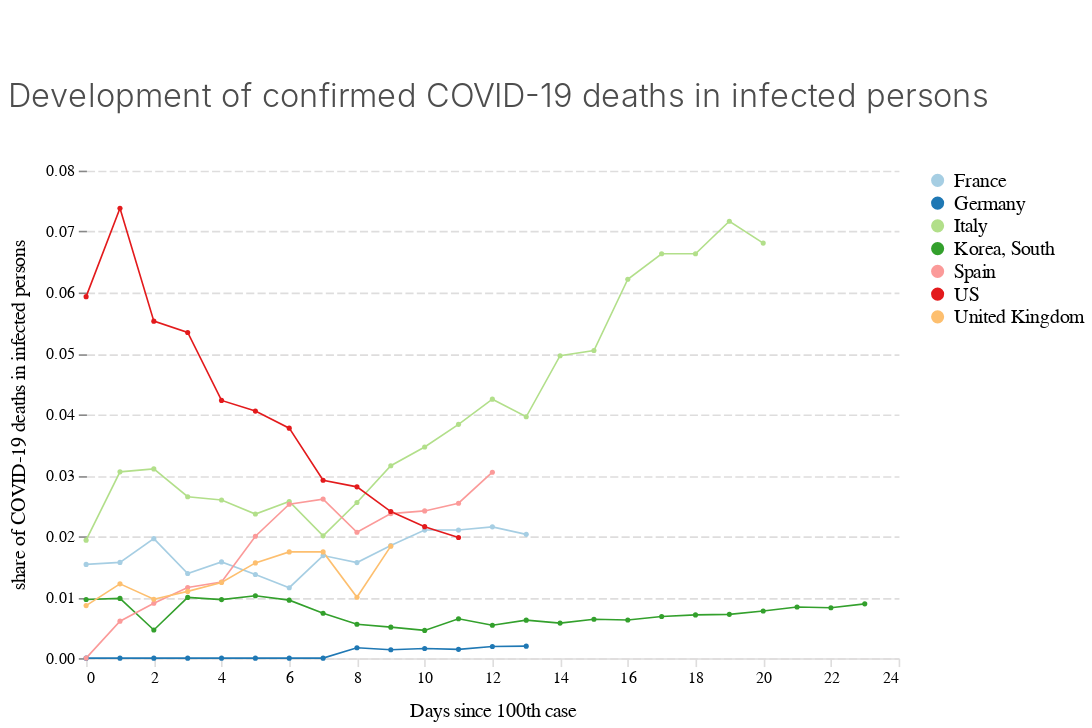

The code cell stored with this chart in its notebook:
### Code cell
alt.Chart(
    both_sel, 
    height=300,
    title='Development of confirmed COVID-19 deaths in infected persons'
).mark_line(
    point=alt.OverlayMarkDef(shape='circle', size=10)
).encode(
    alt.X('days_since100:Q', title='Days since 100th case'),
    alt.Y(
        'death_rate:Q',
        title='share of COVID-19 deaths in infected persons'
    ),
    color='country:N')

### Figure 1 — Vega-Lite specification as saved in the notebook (floating-point values rounded to 4 significant figures)
{"$schema": "https://vega.github.io/schema/vega-lite/v3.4.0.json", "config": {"area": {"fill": "#1696d2"}, "axisX": {"domain": true, "domainColor": "#DEDDDD", "domainDashOffset": 10, "domainWidth": 1, "grid": false, "labelAngle": 0, "labelFont": "Avenir", "labelFontSize": 10, "tickColor": "#DEDDDD", "titleFont": "Avenir", "titleFontSize": 12, "titleFontWeight": 400, "titlePadding": 10}, "axisY": {"domain": false, "domainDashOffset": 10, "grid": true, "gridColor": "#DEDDDD", "gridDash": [5, 2], "gridWidth": 1, "labelAngle": 0, "labelFont": "Avenir", "labelFontSize": 10, "titleFont": "Avenir", "titleFontSize": 12, "titleFontWeight": 400, "titlePadding": 10}, "bar": {"fill": "#1696d2", "strokeWidth": 0}, "guide-title": {"color": "Monospace", "font": "Avenir", "fontSize": 15}, "header": {"titleFontSize": 12, "titleFontWeight": 400}, "legend": {"labelFont": "Avenir", "labelFontSize": 12, "symbolSize": 50, "symbolType": "circle", "title": "", "titleFont": "Avenir", "titleFontSize": 12}, "line": {"color": "#1696d2", "stroke": "#1696d2", "strokeWidth": 1}, "path": {"stroke": "#1696d2"}, "point": {"filled": true}, "range": {"category": ["#a6cee3", "#1f78b4", "#b2df8a", "#33a02c", "#fb9a99", "#e31a1c", "#fdbf6f", "#ff7f00"], "diverging": ["#cfe8f3", "#a2d4ec", "#73bfe2", "#46abdb", "#1696d2", "#12719e"]}, "text": {"align": "right", "color": "#1696d2", "font": "Avenir", "fontSize": 12, "fontWeight": 400, "size": 11}, "title": {"anchor": "start", "color": "#4d4d4d", "font": "Avenir", "fontSize": 20, "fontWeight": 300, "lineHeight": 100, "offset": 30}, "trail": {"color": "#1696d2", "stroke": "#1696d2"}, "view": {"strokeWidth": 0}}, "data": {"name": "data-2559c05df9ed557f254322bb6bb3404f"}, "datasets": {"data-2559c05df9ed557f254322bb6bb3404f": [{"confirmed": 130, "country": "France", "date": "2020-03-01T00:00:00", "days_since100": 0, "death_rate": 0.01538, "deaths": 2}, {"confirmed": 191, "country": "France", "date": "2020-03-02T00:00:00", "days_since100": 1, "death_rate": 0.01571, "deaths": 3}, {"confirmed": 204, "country": "France", "date": "2020-03-03T00:00:00", "days_since100": 2, "death_rate": 0.01961, "deaths": 4}, {"confirmed": 288, "country": "France", "date": "2020-03-04T00:00:00", "days_since100": 3, "death_rate": 0.01389, "deaths": 4}, {"confirmed": 380, "country": "France", "date": "2020-03-05T00:00:00", "days_since100": 4, "death_rate": 0.01579, "deaths": 6}, {"confirmed": 656, "country": "France", "date": "2020-03-06T00:00:00", "days_since100": 5, "death_rate": 0.01372, "deaths": 9}, {"confirmed": 952, "country": "France", "date": "2020-03-07T00:00:00", "days_since100": 6, "death_rate": 0.01155, "deaths": 11}, {"confirmed": 1129, "country": "France", "date": "2020-03-08T00:00:00", "days_since100": 7, "death_rate": 0.01683, "deaths": 19}, {"confirmed": 1212, "country": "France", "date": "2020-03-09T00:00:00", "days_since100": 8, "death_rate": 0.01568, "deaths": 19}, {"confirmed": 1787, "country": "France", "date": "2020-03-10T00:00:00", "days_since100": 9, "death_rate": 0.01847, "deaths": 33}, {"confirmed": 2284, "country": "France", "date": "2020-03-11T00:00:00", "days_since100": 10, "death_rate": 0.02102, "deaths": 48}, {"confirmed": 2284, "country": "France", "date": "2020-03-12T00:00:00", "days_since100": 11, "death_rate": 0.02102, "deaths": 48}, {"confirmed": 3667, "country": "France", "date": "2020-03-13T00:00:00", "days_since100": 12, "death_rate": 0.02154, "deaths": 79}, {"confirmed": 4480, "country": "France", "date": "2020-03-14T00:00:00", "days_since100": 13, "death_rate": 0.02031, "deaths": 91}, {"confirmed": 130, "country": "Germany", "date": "2020-03-01T00:00:00", "days_since100": 0, "death_rate": 0, "deaths": 0}, {"confirmed": 159, "country": "Germany", "date": "2020-03-02T00:00:00", "days_since100": 1, "death_rate": 0, "deaths": 0}, {"confirmed": 196, "country": "Germany", "date": "2020-03-03T00:00:00", "days_since100": 2, "death_rate": 0, "deaths": 0}, {"confirmed": 262, "country": "Germany", "date": "2020-03-04T00:00:00", "days_since100": 3, "death_rate": 0, "deaths": 0}, {"confirmed": 482, "country": "Germany", "date": "2020-03-05T00:00:00", "days_since100": 4, "death_rate": 0, "deaths": 0}, {"confirmed": 670, "country": "Germany", "date": "2020-03-06T00:00:00", "days_since100": 5, "death_rate": 0, "deaths": 0}, {"confirmed": 799, "country": "Germany", "date": "2020-03-07T00:00:00", "days_since100": 6, "death_rate": 0, "deaths": 0}, {"confirmed": 1040, "country": "Germany", "date": "2020-03-08T00:00:00", "days_since100": 7, "death_rate": 0, "deaths": 0}, {"confirmed": 1176, "country": "Germany", "date": "2020-03-09T00:00:00", "days_since100": 8, "death_rate": 0.001701, "deaths": 2}, {"confirmed": 1457, "country": "Germany", "date": "2020-03-10T00:00:00", "days_since100": 9, "death_rate": 0.001373, "deaths": 2}, {"confirmed": 1908, "country": "Germany", "date": "2020-03-11T00:00:00", "days_since100": 10, "death_rate": 0.001572, "deaths": 3}, {"confirmed": 2078, "country": "Germany", "date": "2020-03-12T00:00:00", "days_since100": 11, "death_rate": 0.001444, "deaths": 3}, {"confirmed": 3675, "country": "Germany", "date": "2020-03-13T00:00:00", "days_since100": 12, "death_rate": 0.001905, "deaths": 7}, {"confirmed": 4585, "country": "Germany", "date": "2020-03-14T00:00:00", "days_since100": 13, "death_rate": 0.001963, "deaths": 9}, {"confirmed": 155, "country": "Italy", "date": "2020-02-23T00:00:00", "days_since100": 0, "death_rate": 0.01935, "deaths": 3}, {"confirmed": 229, "country": "Italy", "date": "2020-02-24T00:00:00", "days_since100": 1, "death_rate": 0.03057, "deaths": 7}, {"confirmed": 322, "country": "Italy", "date": "2020-02-25T00:00:00", "days_since100": 2, "death_rate": 0.03106, "deaths": 10}, {"confirmed": 453, "country": "Italy", "date": "2020-02-26T00:00:00", "days_since100": 3, "death_rate": 0.02649, "deaths": 12}, {"confirmed": 655, "country": "Italy", "date": "2020-02-27T00:00:00", "days_since100": 4, "death_rate": 0.02595, "deaths": 17}, {"confirmed": 888, "country": "Italy", "date": "2020-02-28T00:00:00", "days_since100": 5, "death_rate": 0.02365, "deaths": 21}, {"confirmed": 1128, "country": "Italy", "date": "2020-02-29T00:00:00", "days_since100": 6, "death_rate": 0.02571, "deaths": 29}, {"confirmed": 1694, "country": "Italy", "date": "2020-03-01T00:00:00", "days_since100": 7, "death_rate": 0.02007, "deaths": 34}, {"confirmed": 2036, "country": "Italy", "date": "2020-03-02T00:00:00", "days_since100": 8, "death_rate": 0.02554, "deaths": 52}, {"confirmed": 2502, "country": "Italy", "date": "2020-03-03T00:00:00", "days_since100": 9, "death_rate": 0.03157, "deaths": 79}, {"confirmed": 3089, "country": "Italy", "date": "2020-03-04T00:00:00", "days_since100": 10, "death_rate": 0.03464, "deaths": 107}, {"confirmed": 3858, "country": "Italy", "date": "2020-03-05T00:00:00", "days_since100": 11, "death_rate": 0.03836, "deaths": 148}, {"confirmed": 4636, "country": "Italy", "date": "2020-03-06T00:00:00", "days_since100": 12, "death_rate": 0.04249, "deaths": 197}, {"confirmed": 5883, "country": "Italy", "date": "2020-03-07T00:00:00", "days_since100": 13, "death_rate": 0.03961, "deaths": 233}, {"confirmed": 7375, "country": "Italy", "date": "2020-03-08T00:00:00", "days_since100": 14, "death_rate": 0.04963, "deaths": 366}, {"confirmed": 9172, "country": "Italy", "date": "2020-03-09T00:00:00", "days_since100": 15, "death_rate": 0.05048, "deaths": 463}, {"confirmed": 10149, "country": "Italy", "date": "2020-03-10T00:00:00", "days_since100": 16, "death_rate": 0.06217, "deaths": 631}, {"confirmed": 12462, "country": "Italy", "date": "2020-03-11T00:00:00", "days_since100": 17, "death_rate": 0.06636, "deaths": 827}, {"confirmed": 12462, "country": "Italy", "date": "2020-03-12T00:00:00", "days_since100": 18, "death_rate": 0.06636, "deaths": 827}, {"confirmed": 17660, "country": "Italy", "date": "2020-03-13T00:00:00", "days_since100": 19, "death_rate": 0.07169, "deaths": 1266}, {"confirmed": 21157, "country": "Italy", "date": "2020-03-14T00:00:00", "days_since100": 20, "death_rate": 0.06811, "deaths": 1441}, {"confirmed": 104, "country": "Korea, South", "date": "2020-02-20T00:00:00", "days_since100": 0, "death_rate": 0.009615, "deaths": 1}, {"confirmed": 204, "country": "Korea, South", "date": "2020-02-21T00:00:00", "days_since100": 1, "death_rate": 0.009804, "deaths": 2}, {"confirmed": 433, "country": "Korea, South", "date": "2020-02-22T00:00:00", "days_since100": 2, "death_rate": 0.004619, "deaths": 2}, {"confirmed": 602, "country": "Korea, South", "date": "2020-02-23T00:00:00", "days_since100": 3, "death_rate": 0.009967, "deaths": 6}, {"confirmed": 833, "country": "Korea, South", "date": "2020-02-24T00:00:00", "days_since100": 4, "death_rate": 0.009604, "deaths": 8}, {"confirmed": 977, "country": "Korea, South", "date": "2020-02-25T00:00:00", "days_since100": 5, "death_rate": 0.01024, "deaths": 10}, {"confirmed": 1261, "country": "Korea, South", "date": "2020-02-26T00:00:00", "days_since100": 6, "death_rate": 0.009516, "deaths": 12}, {"confirmed": 1766, "country": "Korea, South", "date": "2020-02-27T00:00:00", "days_since100": 7, "death_rate": 0.007361, "deaths": 13}, {"confirmed": 2337, "country": "Korea, South", "date": "2020-02-28T00:00:00", "days_since100": 8, "death_rate": 0.005563, "deaths": 13}, {"confirmed": 3150, "country": "Korea, South", "date": "2020-02-29T00:00:00", "days_since100": 9, "death_rate": 0.005079, "deaths": 16}, {"confirmed": 3736, "country": "Korea, South", "date": "2020-03-01T00:00:00", "days_since100": 10, "death_rate": 0.00455, "deaths": 17}, {"confirmed": 4335, "country": "Korea, South", "date": "2020-03-02T00:00:00", "days_since100": 11, "death_rate": 0.006459, "deaths": 28}, {"confirmed": 5186, "country": "Korea, South", "date": "2020-03-03T00:00:00", "days_since100": 12, "death_rate": 0.005399, "deaths": 28}, {"confirmed": 5621, "country": "Korea, South", "date": "2020-03-04T00:00:00", "days_since100": 13, "death_rate": 0.006227, "deaths": 35}, {"confirmed": 6088, "country": "Korea, South", "date": "2020-03-05T00:00:00", "days_since100": 14, "death_rate": 0.005749, "deaths": 35}, {"confirmed": 6593, "country": "Korea, South", "date": "2020-03-06T00:00:00", "days_since100": 15, "death_rate": 0.00637, "deaths": 42}, {"confirmed": 7041, "country": "Korea, South", "date": "2020-03-07T00:00:00", "days_since100": 16, "death_rate": 0.006249, "deaths": 44}, {"confirmed": 7314, "country": "Korea, South", "date": "2020-03-08T00:00:00", "days_since100": 17, "death_rate": 0.006836, "deaths": 50}, {"confirmed": 7478, "country": "Korea, South", "date": "2020-03-09T00:00:00", "days_since100": 18, "death_rate": 0.007087, "deaths": 53}, {"confirmed": 7513, "country": "Korea, South", "date": "2020-03-10T00:00:00", "days_since100": 19, "death_rate": 0.007188, "deaths": 54}, {"confirmed": 7755, "country": "Korea, South", "date": "2020-03-11T00:00:00", "days_since100": 20, "death_rate": 0.007737, "deaths": 60}, {"confirmed": 7869, "country": "Korea, South", "date": "2020-03-12T00:00:00", "days_since100": 21, "death_rate": 0.008387, "deaths": 66}, {"confirmed": 7979, "country": "Korea, South", "date": "2020-03-13T00:00:00", "days_since100": 22, "death_rate": 0.008272, "deaths": 66}, {"confirmed": 8086, "country": "Korea, South", "date": "2020-03-14T00:00:00", "days_since100": 23, "death_rate": 0.008904, "deaths": 72}, {"confirmed": 120, "country": "Spain", "date": "2020-03-02T00:00:00", "days_since100": 0, "death_rate": 0, "deaths": 0}, {"confirmed": 165, "country": "Spain", "date": "2020-03-03T00:00:00", "days_since100": 1, "death_rate": 0.006061, "deaths": 1}, {"confirmed": 222, "country": "Spain", "date": "2020-03-04T00:00:00", "days_since100": 2, "death_rate": 0.009009, "deaths": 2}, {"confirmed": 259, "country": "Spain", "date": "2020-03-05T00:00:00", "days_since100": 3, "death_rate": 0.01158, "deaths": 3}, {"confirmed": 400, "country": "Spain", "date": "2020-03-06T00:00:00", "days_since100": 4, "death_rate": 0.0125, "deaths": 5}, {"confirmed": 500, "country": "Spain", "date": "2020-03-07T00:00:00", "days_since100": 5, "death_rate": 0.02, "deaths": 10}, {"confirmed": 673, "country": "Spain", "date": "2020-03-08T00:00:00", "days_since100": 6, "death_rate": 0.02526, "deaths": 17}, {"confirmed": 1073, "country": "Spain", "date": "2020-03-09T00:00:00", "days_since100": 7, "death_rate": 0.0261, "deaths": 28}, {"confirmed": 1695, "country": "Spain", "date": "2020-03-10T00:00:00", "days_since100": 8, "death_rate": 0.02065, "deaths": 35}, {"confirmed": 2277, "country": "Spain", "date": "2020-03-11T00:00:00", "days_since100": 9, "death_rate": 0.02372, "deaths": 54}, {"confirmed": 2277, "country": "Spain", "date": "2020-03-12T00:00:00", "days_since100": 10, "death_rate": 0.02415, "deaths": 55}, {"confirmed": 5232, "country": "Spain", "date": "2020-03-13T00:00:00", "days_since100": 11, "death_rate": 0.02542, "deaths": 133}, {"confirmed": 6391, "country": "Spain", "date": "2020-03-14T00:00:00", "days_since100": 12, "death_rate": 0.03051, "deaths": 195}, {"confirmed": 118, "country": "US", "date": "2020-03-03T00:00:00", "days_since100": 0, "death_rate": 0.05932, "deaths": 7}, {"confirmed": 149, "country": "US", "date": "2020-03-04T00:00:00", "days_since100": 1, "death_rate": 0.07383, "deaths": 11}, {"confirmed": 217, "country": "US", "date": "2020-03-05T00:00:00", "days_since100": 2, "death_rate": 0.0553, "deaths": 12}, {"confirmed": 262, "country": "US", "date": "2020-03-06T00:00:00", "days_since100": 3, "death_rate": 0.05344, "deaths": 14}, {"confirmed": 402, "country": "US", "date": "2020-03-07T00:00:00", "days_since100": 4, "death_rate": 0.04229, "deaths": 17}, {"confirmed": 518, "country": "US", "date": "2020-03-08T00:00:00", "days_since100": 5, "death_rate": 0.04054, "deaths": 21}, {"confirmed": 583, "country": "US", "date": "2020-03-09T00:00:00", "days_since100": 6, "death_rate": 0.03774, "deaths": 22}, {"confirmed": 959, "country": "US", "date": "2020-03-10T00:00:00", "days_since100": 7, "death_rate": 0.0292, "deaths": 28}, {"confirmed": 1281, "country": "US", "date": "2020-03-11T00:00:00", "days_since100": 8, "death_rate": 0.0281, "deaths": 36}, {"confirmed": 1663, "country": "US", "date": "2020-03-12T00:00:00", "days_since100": 9, "death_rate": 0.02405, "deaths": 40}, {"confirmed": 2179, "country": "US", "date": "2020-03-13T00:00:00", "days_since100": 10, "death_rate": 0.02157, "deaths": 47}, {"confirmed": 2727, "country": "US", "date": "2020-03-14T00:00:00", "days_since100": 11, "death_rate": 0.0198, "deaths": 54}, {"confirmed": 116, "country": "United Kingdom", "date": "2020-03-05T00:00:00", "days_since100": 0, "death_rate": 0.008621, "deaths": 1}, {"confirmed": 164, "country": "United Kingdom", "date": "2020-03-06T00:00:00", "days_since100": 1, "death_rate": 0.0122, "deaths": 2}, {"confirmed": 207, "country": "United Kingdom", "date": "2020-03-07T00:00:00", "days_since100": 2, "death_rate": 0.009662, "deaths": 2}, {"confirmed": 274, "country": "United Kingdom", "date": "2020-03-08T00:00:00", "days_since100": 3, "death_rate": 0.01095, "deaths": 3}, {"confirmed": 322, "country": "United Kingdom", "date": "2020-03-09T00:00:00", "days_since100": 4, "death_rate": 0.01242, "deaths": 4}, {"confirmed": 384, "country": "United Kingdom", "date": "2020-03-10T00:00:00", "days_since100": 5, "death_rate": 0.01562, "deaths": 6}, {"confirmed": 459, "country": "United Kingdom", "date": "2020-03-11T00:00:00", "days_since100": 6, "death_rate": 0.01743, "deaths": 8}, {"confirmed": 459, "country": "United Kingdom", "date": "2020-03-12T00:00:00", "days_since100": 7, "death_rate": 0.01743, "deaths": 8}, {"confirmed": 801, "country": "United Kingdom", "date": "2020-03-13T00:00:00", "days_since100": 8, "death_rate": 0.009988, "deaths": 8}, {"confirmed": 1143, "country": "United Kingdom", "date": "2020-03-14T00:00:00", "days_since100": 9, "death_rate": 0.01837, "deaths": 21}]}, "encoding": {"color": {"field": "country", "type": "nominal"}, "x": {"field": "days_since100", "title": "Days since 100th case", "type": "quantitative"}, "y": {"field": "death_rate", "title": "share of COVID-19 deaths in infected persons", "type": "quantitative"}}, "height": 300, "mark": {"point": {"shape": "circle", "size": 10}, "type": "line"}, "padding": {"bottom": 5, "left": 5, "right": 5, "top": 50}, "title": "Development of confirmed COVID-19 deaths in infected persons", "width": 500}
